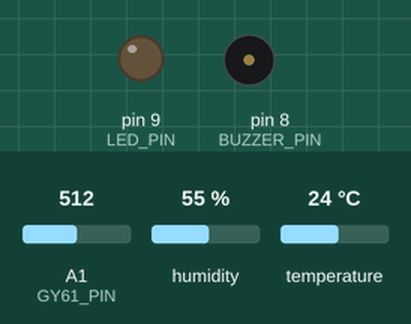
This sketch was run on a simulated Arduino Uno, built with avr-gcc and run on an emulated ATmega328P. On the bench: output pins drawn as LEDs (lit = HIGH), buzzer (waves = sounding). Dashed ring = blinking. Inputs (shaded band) come from the test bench; at power-on: temperature 24 °C, A1 (GY61_PIN) = 512, humidity 55 %. What the sketch prints to the serial monitor is not drawn.

Above: at 1.2 s.
1.3 s: temperature set to 28 °C
4.5 s: temperature set to 31 °C
At 11.3 s:
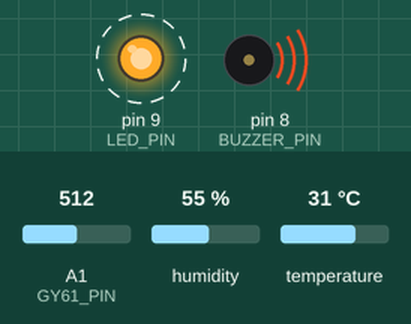
11.4 s: A1 (GY61_PIN) set to 716
18.4 s: humidity set to 21 %
At 19.9 s:
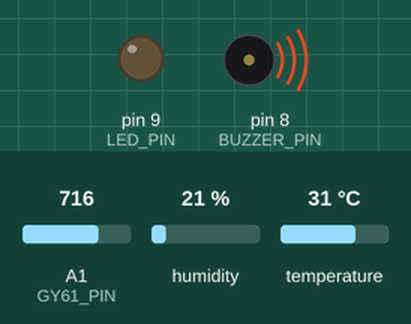
21.9 s: humidity set to 18 %
At 23.7 s:
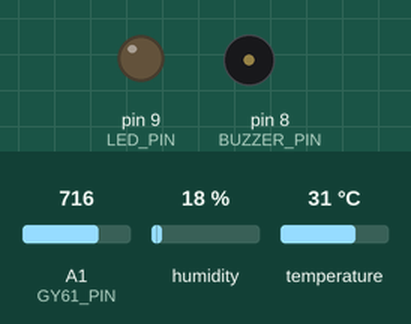
Timing chart, 0 to 24.8 s (numbered marks = the images above; inputs shaded):
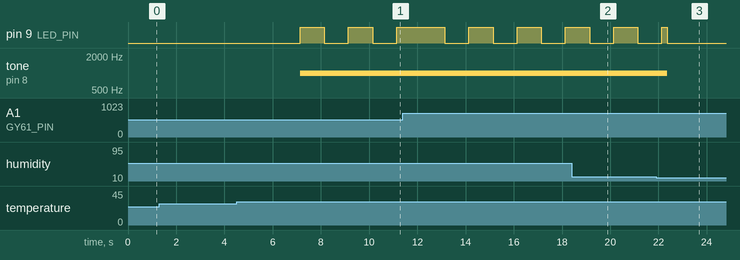

The sketch:

BeeGuardianDashboard.ino
```cpp
// Bee Guardian 2.0: Uno + DHT11 (D2) + GY-61 ZOUT (A1) + buzzer (D8) + LED (D9)
// USB Serial: newline-delimited JSON telemetry; SET TEMP <degrees> / SET VIB <counts>
// Commands are case-sensitive, e.g. SET TEMP 30.5 and SET VIB 35.

#include <DHT.h>
#include <math.h>
#include <stdlib.h>
#include <string.h>

#define DHTPIN 2
#define DHTTYPE DHT11
DHT dht(DHTPIN, DHTTYPE);
#define GY61_PIN A1
#define BUZZER_PIN 8
#define LED_PIN 9

const unsigned long SAMPLE_MS = 10;
const unsigned long REPORT_MS = 500;
const unsigned long DHT_READ_MS = 2200; // DHT11 measurement interval
const unsigned long TEMP_BLINK_MS = 1000;
const unsigned long VIB_BLINK_MS = 150;

float tempThreshold = 30.0f;
int vibThreshold = 35;
unsigned long lastSample = 0, lastReport = 0, lastBlink = 0, lastDhtRead = 0;
float lastTemperature = NAN, lastHumidity = NAN;
bool tempValid = false;
int minZ = 1023, maxZ = 0, lastZ = 0;
bool tempAlert = false, vibAlert = false, ledState = false;
uint8_t mode = 0;
char command[48];
uint8_t commandLen = 0;

void sendSettings() {
  Serial.print(F("{\"type\":\"settings\",\"tempThreshold\":"));
  Serial.print(tempThreshold, 1);
  Serial.print(F(",\"vibThreshold\":"));
  Serial.print(vibThreshold);
  Serial.println('}');
}

void handleCommand(const char* cmd) {
  if (strcmp(cmd, "GET") == 0) {
    sendSettings();
    return;
  }
  if (strncmp(cmd, "SET TEMP ", 9) == 0) {
    char *end;
    float value = strtod(cmd + 9, &end);
    if (end != cmd + 9 && *end == '\0' && value >= 15.0f && value <= 80.0f) {
      tempThreshold = value;
      sendSettings();
    } else Serial.println(F("{\"type\":\"error\",\"message\":\"Temperature must be 15 to 80 C\"}"));
    return;
  }
  if (strncmp(cmd, "SET VIB ", 8) == 0) {
    char *end;
    long value = strtol(cmd + 8, &end, 10);
    if (end != cmd + 8 && *end == '\0' && value >= 1 && value <= 500) {
      vibThreshold = (int)value;
      sendSettings();
    } else Serial.println(F("{\"type\":\"error\",\"message\":\"Vibration must be 1 to 500 counts\"}"));
    return;
  }
  Serial.println(F("{\"type\":\"error\",\"message\":\"Unknown command\"}"));
}

void readCommands() {
  while (Serial.available() > 0) {
    char c = (char) Serial.read();
    if (c == '\r') continue;
    if (c == '\n') {
      command[commandLen] = '\0';
      if (commandLen) handleCommand(command);
      commandLen = 0;
    } else if (commandLen < sizeof(command) - 1) {
      command[commandLen++] = c;
    } else {
      commandLen = 0;
    }
  }
}

void readDHT11() {
  float t = dht.readTemperature();
  float h = dht.readHumidity();
  // DHT11 temperature and humidity are trusted only within sensor specifications.
  tempValid = !isnan(t) && !isnan(h) &&
              t >= 0.0f && t <= 50.0f &&
              h >= 20.0f && h <= 90.0f;
  if (tempValid) {
    lastTemperature = t;
    lastHumidity = h;
  } else {
    lastTemperature = NAN;
    lastHumidity = NAN;
    tempAlert = false;
  }
}

void updateIndicators(unsigned long now) {
  uint8_t nextMode = (tempAlert && vibAlert) ? 3 : (tempAlert ? 1 : (vibAlert ? 2 : 0));
  if (nextMode != mode) {
    mode = nextMode;
    ledState = (mode != 0);
    lastBlink = now;
  }
  if (mode == 0) ledState = false;
  else if (mode == 3) ledState = true;
  else {
    unsigned long interval = (mode == 1) ? TEMP_BLINK_MS : VIB_BLINK_MS;
    if (now - lastBlink >= interval) {
      lastBlink = now;
      ledState = !ledState;
    }
  }
  digitalWrite(LED_PIN, ledState ? HIGH : LOW);
  if (tempAlert || vibAlert) tone(BUZZER_PIN, 1000);
  else noTone(BUZZER_PIN);
}

void setup() {
  pinMode(BUZZER_PIN, OUTPUT);
  pinMode(LED_PIN, OUTPUT);
  digitalWrite(LED_PIN, LOW);
  Serial.begin(9600);
  dht.begin();
  lastReport = millis();
  lastDhtRead = millis();
  sendSettings();
}

void loop() {
  unsigned long now = millis();
  readCommands();
  if (now - lastSample >= SAMPLE_MS) {
    lastSample = now;
    // Reading after switched temperature channel can be discarded by subsequent temperature code.
    lastZ = analogRead(GY61_PIN);
    if (lastZ < minZ) minZ = lastZ;
    if (lastZ > maxZ) maxZ = lastZ;
  }
  if (now - lastDhtRead >= DHT_READ_MS) {
    lastDhtRead = now;
    readDHT11();
  }
  if (now - lastReport >= REPORT_MS) {
    lastReport = now;
    int swing = maxZ - minZ;
    tempAlert = tempValid && (lastTemperature >= tempThreshold);
    vibAlert = (swing > vibThreshold);

    Serial.print(F("{\"type\":\"telemetry\",\"ms\":"));
    Serial.print(now);
    Serial.print(F(",\"temperature\":"));
    if (tempValid) Serial.print(lastTemperature, 2);
    else Serial.print(F("null"));
    Serial.print(F(",\"humidity\":"));
    if (tempValid) Serial.print(lastHumidity, 2);
    else Serial.print(F("null"));
    Serial.print(F(",\"tempValid\":"));
    Serial.print(tempValid ? F("true") : F("false"));
    Serial.print(F(",\"z\":"));
    Serial.print(lastZ);
    Serial.print(F(",\"minZ\":"));
    Serial.print(minZ);
    Serial.print(F(",\"maxZ\":"));
    Serial.print(maxZ);
    Serial.print(F(",\"swing\":"));
    Serial.print(swing);
    Serial.print(F(",\"tempThreshold\":"));
    Serial.print(tempThreshold, 1);
    Serial.print(F(",\"vibThreshold\":"));
    Serial.print(vibThreshold);
    Serial.print(F(",\"tempAlert\":"));
    Serial.print(tempAlert ? F("true") : F("false"));
    Serial.print(F(",\"vibAlert\":"));
    Serial.print(vibAlert ? F("true") : F("false"));
    Serial.println('}');

    minZ = 1023;
    maxZ = 0;
  }
  updateIndicators(now);
}
```

Measured:
- the behaviour switches between 29 and 30 °C on temperature (found by bisection; images 0 and 1)
- the behaviour switches between 20 and 19 % on humidity (found by bisection; images 2 and 3)
- after the input at 1.3 s, every drawn part: stays the same
- after the input at 4.5 s, pin 9 (LED_PIN): alternates HIGH for 1.0 s and LOW for 1.0 s, starting after 2.6 s; tone on pin 8 (BUZZER_PIN): silent → 1000 Hz after 2.6 s
- after the input at 21.9 s, tone on pin 8 (BUZZER_PIN): 1000 Hz → silent after 0.47 s
